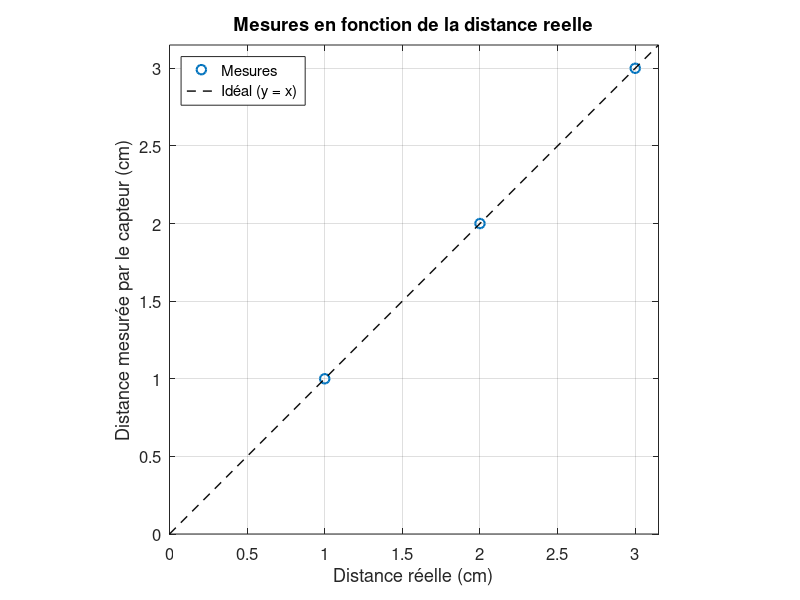
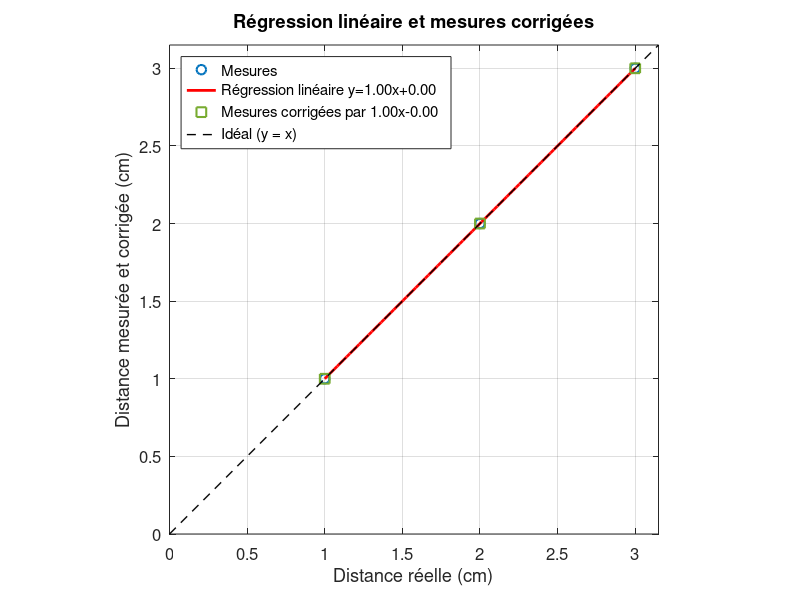

The MATLAB script that drew these images, in order:
clear; close all; clc;

% Dossier de sortie des figures (a cote de ce script)
dossier_figures = fullfile(fileparts(mfilename('fullpath')), 'figures');
if ~exist(dossier_figures, 'dir')
    mkdir(dossier_figures);
end

distances_reelles = [1 2 3]; % mesurées à la règle (cm)
distances_mesurees = [1 2 3]; % mesurées par le capteur (cm)

% x = distance de reference (regle), y = lecture du capteur
x = distances_reelles(:);
y = distances_mesurees(:);

n = numel(x);

% --- Methode des equations normales ---
% On ajuste la reponse du capteur :
%   distance_mesuree = a * distance_reelle + b
% Sous forme matricielle : A*c = y, avec A = [x 1] et c = [a; b].
% Les equations normales sont : (A'*A)*c = A'*y.
A = [x ones(n, 1)];
c = (A' * A) \ (A' * y);

a = c(1);
b = c(2);

% Valeurs predites par la regression (distance mesuree estimee)
y_ajuste = a*x + b;

% Correction a appliquer sur une lecture du capteur :
%   distance_corrigee = (distance_mesuree - b) / a
alpha = 1/a;
beta = -b/a;
y_corrigee = alpha*y + beta;

% Erreurs et indicateurs de qualite de la regression
residus = y - y_ajuste;
SCE = sum(residus.^2);                  % somme des carres des erreurs
SCT = sum((y - mean(y)).^2);            % somme des carres totale
R2 = 1 - SCE/SCT;
RMSE = sqrt(mean(residus.^2));
erreur_max = max(abs(residus));

% Erreurs apres correction
residus_corriges = y_corrigee - x;
RMSE_corrige = sqrt(mean(residus_corriges.^2));
erreur_max_corrigee = max(abs(residus_corriges));

% Resultats dans la console
fprintf('\n===== RESULTAT DE L''AJUSTEMENT LINEAIRE (par équations normales) =====\n');
fprintf('Modele  : distance_mesuree = a * distance_reelle + b\n\n');
fprintf('  a = %.6f\n', a);
fprintf('  b = %.6f\n', b);
fprintf('  Equation : distance_mesuree = %.6f * distance_reelle %+.6f\n\n', a, b);
fprintf('  R^2       = %.4f\n', R2);
fprintf('  RMSE      = %.4f (cm)\n', RMSE);
fprintf('  Erreur max = %.4f\n\n', erreur_max);
fprintf('Correction a appliquer sur une lecture du capteur :\n');
fprintf('  distance_corrigee = (distance_mesuree - b) / a\n');
fprintf('                    = %.6f * distance_mesuree %+.6f\n', alpha, beta);
fprintf('  RMSE apres correction = %.4f cm (max %.4f)\n\n', RMSE_corrige, erreur_max_corrigee);

% Tableau des valeurs
fprintf(' Distance reelle |  Mesuree  |  Corrigee | Erreur (corr.-reelle)\n');
fprintf('-----------------+-----------+-----------+----------------------\n');
for i = 1:n
    fprintf(' %15.2f | %9.2f | %9.2f | %+9.2f\n', ...
        x(i), y(i), y_corrigee(i), residus_corriges(i));
end
fprintf('\n');

% Figure 1
fig1 = figure('Name', 'Mesures en fonction de la distance reelle', ...
              'Color', 'w', 'Position', [100 100 640 480]);
plot(x, y, 'o', 'MarkerSize', 7, 'LineWidth', 1.5);
hold on;
limite_max = max([x; y; y_ajuste; y_corrigee]);
limite_max = limite_max + 0.05*limite_max;
limites = [0 limite_max];
plot(limites, limites, 'k--', 'LineWidth', 1);
hold off;
grid on;
box on;
axis equal;
xlim(limites);
ylim(limites);
set(gca, 'FontSize', 12);
xlabel('Distance réelle (cm)');
ylabel('Distance mesurée par le capteur (cm)');
title('Mesures en fonction de la distance reelle');
legend('Mesures', 'Idéal (y = x)', 'Location', 'northwest');

fichier_fig1 = fullfile(dossier_figures, '1_valeurs_reelles_vs_mesurees.png');
print(fig1, fichier_fig1, '-dpng', '-r200');
close(fig1);

% Figure 2 : regression lineaire et mesures corrigees
x_droite = linspace(min(x), max(x), 100);

fig2 = figure('Name', 'Regression lineaire et mesures corrigees', ...
              'Color', 'w', 'Position', [100 100 640 480]);
plot(x, y, 'o', 'MarkerSize', 7, 'LineWidth', 1.5);
hold on;
plot(x_droite, a*x_droite + b, 'r-', 'LineWidth', 2);
plot(x, y_corrigee, 's', 'MarkerSize', 7, 'LineWidth', 1.5, ...
     'Color', [0.47 0.67 0.19]);
plot(limites, limites, 'k--', 'LineWidth', 1);
hold off;
grid on;
box on;
axis equal;
xlim(limites);
ylim(limites);
set(gca, 'FontSize', 12);
xlabel('Distance réelle (cm)');
ylabel('Distance mesurée et corrigée (cm)');
title('Régression linéaire et mesures corrigées');
% Troncature a 2 decimales uniquement pour l'affichage dans la legende
alpha_legende = fix(alpha*100)/100;
beta_legende = fix(beta*100)/100;
legende_regression = sprintf('Régression linéaire y=%.2fx%+.2f', a, b);
legende_correction = sprintf('Mesures corrigées par %.2fx%+.2f', ...
                             alpha_legende, beta_legende);
legend('Mesures', legende_regression, legende_correction, ...
       'Idéal (y = x)', 'Location', 'northwest');

fichier_fig2 = fullfile(dossier_figures, '2_ajustement_lineaire.png');
print(fig2, fichier_fig2, '-dpng', '-r200');
close(fig2);

fprintf('Figures enregistrees :\n  %s\n  %s\n\n', fichier_fig1, fichier_fig2);
